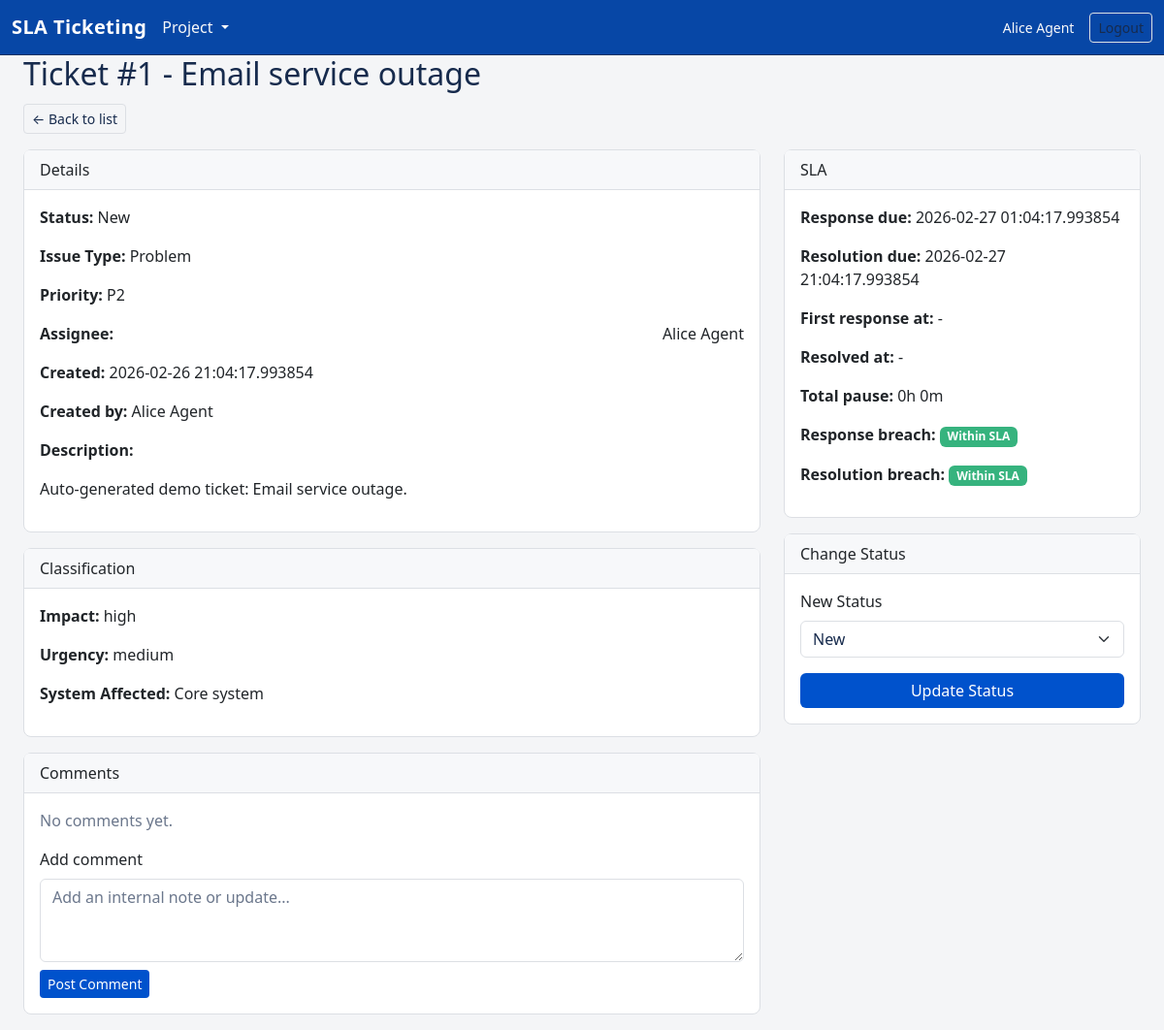
The app's page /tickets/1 (signed in) with its own data.
### app/models.py (models this page shows, shortened)
class User(db.Model):
    __tablename__ = "users"
    id = db.Column(db.Integer, primary_key=True)
    name = db.Column(db.String(100), nullable=False)
    email = db.Column(db.String(120), unique=True, nullable=False)
    role = db.Column(db.String(20), nullable=False)  # 'agent' or 'manager'
    password_hash = db.Column(db.String(255), nullable=True)
    created_at = db.Column(db.DateTime, default=datetime.utcnow)

class Ticket(db.Model):
    __tablename__ = "tickets"
    id = db.Column(db.Integer, primary_key=True)
    title = db.Column(db.String(200), nullable=False)
    description = db.Column(db.Text, nullable=False)
    issue_type = db.Column(db.String(50), nullable=False)  # incident, problem, service_request
    impact = db.Column(db.String(20))  # high, medium, low (for incident/problem)
    urgency = db.Column(db.String(20))  # high, medium, low (for incident/problem)
    system_affected = db.Column(db.String(200))
    request_category = db.Column(db.String(100))
    department = db.Column(db.String(100))
    approval_required = db.Column(db.Boolean)
    priority = db.Column(db.String(5), nullable=False)  # P1-P4
    sla_policy_id = db.Column(db.Integer, db.ForeignKey("sla_policies.id"), nullable=False)
    sla_policy = db.relationship("SLAPolicy")
    status = db.Column(db.String(20), default="new", nullable=False)
    response_due_at = db.Column(db.DateTime)
    resolution_due_at = db.Column(db.DateTime)
    first_response_at = db.Column(db.DateTime)
    resolved_at = db.Column(db.DateTime)
    on_hold_started_at = db.Column(db.DateTime)
    total_pause_duration_seconds = db.Column(db.Integer, default=0, nullable=False)
    response_breached = db.Column(db.Boolean, default=False, nullable=False)
    resolution_breached = db.Column(db.Boolean, default=False, nullable=False)
    escalation_level = db.Column(db.Integer, default=0)
    is_escalated = db.Column(db.Boolean, default=False)
    escalation_note = db.Column(db.Text, nullable=True)
    assignee_id = db.Column(db.Integer, db.ForeignKey("users.id"))
    assignee = db.relationship("User", foreign_keys=[assignee_id])
    assigned_by_id = db.Column(db.Integer, db.ForeignKey("users.id"))
    assigned_by = db.relationship("User", foreign_keys=[assigned_by_id])
    created_by_id = db.Column(db.Integer, db.ForeignKey("users.id"), nullable=False)
    created_by = db.relationship("User", foreign_keys=[created_by_id])
    created_at = db.Column(db.DateTime, default=datetime.utcnow)
    updated_at = db.Column(db.DateTime, default=datetime.utcnow, onupdate=datetime.utcnow)

### app/blueprints/tickets.py (the view)
@tickets_bp.route("/<int:ticket_id>", methods=["GET"])
@login_required
@role_required("agent", "manager")
def ticket_detail(ticket_id: int):
    ticket = db.session.get(Ticket, ticket_id)
    if not ticket:
        return render_template("404.html"), 404
    agents = User.query.filter_by(role="agent").all()
    now = datetime.now(timezone.utc)
    sla_data = get_effective_deadlines(ticket, now=now)
    return render_template(
        "tickets/detail.html",
        ticket=ticket,
        agents=agents,
        sla_data=sla_data,
    )

### app/services/auth.py (called while the page is built)
def get_current_user() -> Optional[User]:
    if "user" not in g:
        user_id = session.get("user_id")
        if not user_id:
            g.user = None
        else:
            g.user = db.session.get(User, user_id)
    return g.user

def login_required(view):
    @wraps(view)
    def wrapped_view(*args, **kwargs):
        if not get_current_user():
            flash("Please log in to continue.", "warning")
            return redirect(url_for("auth.login", next=request.path))
        return view(*args, **kwargs)
    return wrapped_view

def role_required(*roles: Iterable[str]):
    def decorator(view):
        @wraps(view)
        def wrapped_view(*args, **kwargs):
            user = get_current_user()
            if not user:
                flash("Please log in to continue.", "warning")
                return redirect(url_for("auth.login", next=request.path))
            if roles and user.role not in roles:
                flash("You do not have permission to access this page.", "danger")
                return redirect(url_for("tickets.ticket_dashboard"))
            return view(*args, **kwargs)
        return wrapped_view
    return decorator

### app/services/sla.py (called while the page is built)
def _effective_deadlines(ticket: Ticket) -> tuple[Optional[datetime], Optional[datetime]]:
    pause = timedelta(seconds=ticket.total_pause_duration_seconds or 0)
    response_due = ticket.response_due_at + pause if ticket.response_due_at else None
    resolution_due = ticket.resolution_due_at + pause if ticket.resolution_due_at else None
    return response_due, resolution_due

def get_effective_deadlines(ticket: 'Ticket', now: Optional[datetime] = None):
    if now is None:
        now = datetime.now(timezone.utc)
    elif now.tzinfo is None:
        now = now.replace(tzinfo=timezone.utc)
    response_deadline, resolution_deadline = _effective_deadlines(ticket)
    def _delta(deadline: Optional[datetime]) -> Optional[timedelta]:
        if not deadline:
            return None
        if deadline.tzinfo is None:
            deadline = deadline.replace(tzinfo=timezone.utc)
        return deadline - now
    return {
        "response_deadline": response_deadline,
        "resolution_deadline": resolution_deadline,
        "response_delta": _delta(response_deadline),
        "resolution_delta": _delta(resolution_deadline),
    }

### app/templates/tickets/detail.html (shortened to what this page needs)
{% extends "base.html" %}
{% block content %}
  <div class="mb-3">
    <h2>Ticket #{{ ticket.id }} - {{ ticket.title }}</h2>
    <a href="{{ url_for('tickets.ticket_dashboard') }}" class="btn btn-sm btn-outline-secondary mt-1">&larr; Back to list</a>
  </div>
  <div class="row">
    <div class="col-md-8">
      <div class="card mb-3">
        <div class="card-header">
          Details
        </div>
        <div class="card-body">
          <p><strong>Status:</strong> {{ ticket.status.replace("_", " ")|title }}</p>
          <p><strong>Issue Type:</strong> {{ ticket.issue_type.replace("_", " ")|title }}</p>
          <p><strong>Priority:</strong> {{ ticket.priority }}</p>
          <p class="d-flex justify-content-between align-items-center">
            <strong>Assignee:</strong>
            <span>{{ ticket.assignee.name if ticket.assignee else "Unassigned" }}</span>
          </p>
          <p><strong>Created:</strong> {{ ticket.created_at }}</p>
          <p><strong>Created by:</strong> {{ ticket.created_by.name if ticket.created_by else "-" }}</p>
          <p><strong>Description:</strong></p>
          <p>{{ ticket.description }}</p>
        </div>
      </div>
      <div class="card mb-3">
        <div class="card-header">
          Classification
        </div>
        <div class="card-body">
          {% if ticket.issue_type in ["incident", "problem"] %}
            <p><strong>Impact:</strong> {{ ticket.impact or "-" }}</p>
            <p><strong>Urgency:</strong> {{ ticket.urgency or "-" }}</p>
            <p><strong>System Affected:</strong> {{ ticket.system_affected or "-" }}</p>
          {% elif ticket.issue_type == "service_request" %}
            <p><strong>Request Category:</strong> {{ ticket.request_category or "-" }}</p>
            <p><strong>Department:</strong> {{ ticket.department or "-" }}</p>
            <p><strong>Approval Required:</strong> {{ "Yes" if ticket.approval_required else "No" }}</p>
          {% endif %}
        </div>
      </div>
      <div class="card mb-3">
        <div class="card-header">
          Comments
        </div>
        <div class="card-body">
          {% if ticket.comments %}
            <ul class="list-unstyled mb-3">
              {% for comment in ticket.comments %}
                <li class="mb-3 pb-2 border-bottom border-secondary">
                  <div class="d-flex justify-content-between">
                    <strong>{{ comment.author.name if comment.author else "User" }}</strong>
                    <small class="text-muted">{{ comment.created_at }}</small>
                  </div>
                  <p class="mb-0 mt-1">{{ comment.body }}</p>
                </li>
              {% endfor %}
            </ul>
          {% else %}
            <p class="text-muted mb-3">No comments yet.</p>
          {% endif %}
          <form method="post" action="{{ url_for('tickets.add_comment', ticket_id=ticket.id) }}">
            <div class="mb-2">
              <label for="body" class="form-label">Add comment</label>
              <textarea id="body" name="body" class="form-control" rows="3" placeholder="Add an internal note or update..." required></textarea>
            </div>
            <button type="submit" class="btn btn-primary btn-sm">Post Comment</button>
          </form>
        </div>
      </div>
    </div>
    <div class="col-md-4">
      <div class="card mb-3">
        <div class="card-header">
          SLA
        </div>
        <div class="card-body">
          <p><strong>Response due:</strong> {{ sla_data.response_deadline or "N/A" }}</p>
          <p><strong>Resolution due:</strong> {{ sla_data.resolution_deadline or "N/A" }}</p>
          <p><strong>First response at:</strong> {{ ticket.first_response_at or "-" }}</p>
          <p><strong>Resolved at:</strong> {{ ticket.resolved_at or "-" }}</p>
          <p><strong>Total pause:</strong>
            {% if ticket.total_pause_duration_seconds %}
              {{ (ticket.total_pause_duration_seconds // 3600) }}h
              {{ (ticket.total_pause_duration_seconds // 60) % 60 }}m
            {% else %}
              0h 0m
            {% endif %}
          </p>
          <p>
            <strong>Response breach:</strong>
            {% if ticket.response_breached %}
              <span class="badge bg-danger">Breached</span>
            {% else %}
              <span class="badge bg-success">Within SLA</span>
            {% endif %}
          </p>
          <p>
            <strong>Resolution breach:</strong>
            {% if ticket.resolution_breached %}
              <span class="badge bg-danger">Breached</span>
            {% else %}
              <span class="badge bg-success">Within SLA</span>
            {% endif %}
          </p>
        </div>
      </div>
      <div class="card mb-3">
        <div class="card-header">
          Change Status
        </div>
        <div class="card-body">
          <form method="post" action="{{ url_for('tickets.update_status', ticket_id=ticket.id) }}">
            <div class="mb-3">
              <label for="status" class="form-label">New Status</label>
              <select id="status" name="status" class="form-select">
                {% for s in ["new", "in_progress", "on_hold", "resolved", "closed"] %}
                  <option value="{{ s }}" {% if ticket.status == s %}selected{% endif %}>
                    {{ s.replace("_", " ")|title }}
                  </option>
                {% endfor %}
              </select>
            </div>
            <button type="submit" class="btn btn-primary w-100">Update Status</button>
          </form>
        </div>
      </div>
    </div>
  </div>
{% endblock %}

### app/templates/base.html (shortened to what this page needs)
<!doctype html>
<html lang="en">
  <head>
    <link
      href="https://cdn.jsdelivr.net/npm/bootstrap@5.3.3/dist/css/bootstrap.min.css"
      rel="stylesheet"
    >
    <link rel="stylesheet" href="{{ url_for('static', filename='css/styles.css') }}">
  </head>
  <body>
    <nav class="navbar navbar-dark bg-dark">
      <div class="container-fluid">
        <a class="navbar-brand" href="{{ url_for('tickets.ticket_dashboard') }}">SLA Ticketing</a>
        <ul class="navbar-nav me-auto mb-2 mb-lg-0">
          {% if current_user %}
          <li class="nav-item dropdown">
            <a class="nav-link dropdown-toggle text-light" href="#" id="projectDropdown" role="button" data-bs-toggle="dropdown" aria-expanded="false">
              Project
            </a>
          </li>
          {% endif %}
        </ul>
        <div class="d-flex align-items-center gap-3">
          {% if current_user %}
            <span class="text-light small">{{ current_user.name }}</span>
            <form method="post" action="{{ url_for('auth.logout') }}" class="mb-0">
              <button type="submit" class="btn btn-sm btn-outline-secondary">Logout</button>
            </form>
          {% else %}
            <a href="{{ url_for('auth.login') }}" class="btn btn-sm btn-outline-secondary">Login</a>
          {% endif %}
        </div>
      </div>
    </nav>
    <div class="container-fluid">
      <div class="row">
        <main class="col-12 px-4">
      {% block content %}{% endblock %}
        </main>
      </div>
    </div>
  </body>
  </html>

### app/static/css/styles.css (style rules this page uses)
:root { --bg-body: #f4f5f7; --bg-surface: #ffffff; --bg-surface-alt: #f7f8fa; --border-subtle: #dcdfe4; --text-main: #172b4d; --text-muted: #6b778c; --accent: #0052cc; --accent-soft: rgba(0, 82, 204, 0.12); }
body { background-color: var(--bg-body); color: var(--text-main); }
.navbar { background-color: #0747a6 !important; border-bottom: 1px solid #073062; }
.navbar-brand { font-weight: 600; letter-spacing: 0.02em; }
.card, .dropdown-menu, .modal-content { background-color: var(--bg-surface); border-color: var(--border-subtle) !important; border-radius: 0.5rem; }
.card-header { border-bottom-color: var(--border-subtle) !important; font-weight: 500; background-color: var(--bg-surface-alt); }
.form-control, .form-select { background-color: #ffffff; border-color: var(--border-subtle); color: var(--text-main); }
.form-control::placeholder { color: var(--text-muted); }
.btn-primary { background-color: var(--accent); border: none; }
.btn-outline-secondary { border-color: var(--border-subtle); color: var(--text-main); }
.badge.bg-success { background-color: #36b37e !important; }
.text-muted { color: var(--text-muted) !important; }
.navbar { overflow: visible; }

### records on screen
User: name "Alice Agent", assignee "Alice Agent", created_by "Alice Agent"
Ticket: id "1", title "Email service outage", status.replace "New", issue_type.replace "Problem", priority "P2", created_at "2026-02-26 21:04:17.993854", description "Auto-generated demo ticket: Email service outage.", impact "high", urgency "medium", system_affected "Core system", first_response_at "-", resolved_at "-", status "New"

### other values on screen
{{ sla_data.response_deadline or "N/A" }} "2026-02-27 01:04:17.993854"
{{ sla_data.resolution_deadline or "N/A" }} "2026-02-27 21:04:17.993854"
